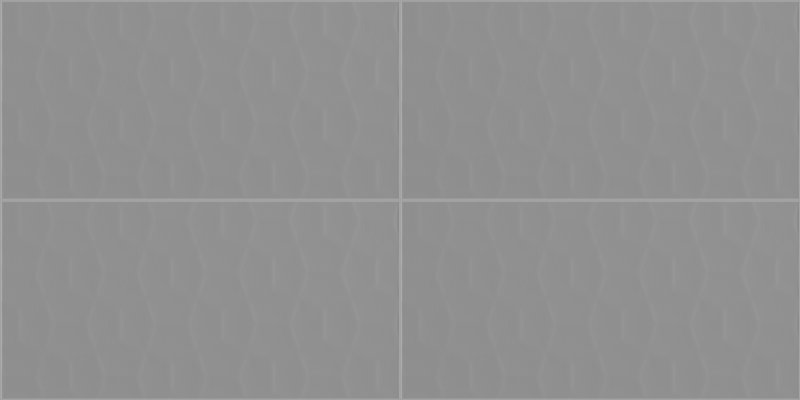
#> input picture output/model-transfer-tests/candidate-20260918-01/material/variant/Preview_2x2_ILLUSTRATIVE_NOT_A_RENDER.jpg, 1600 x 800 px (shown at 1/2 size)
$ python -i build_m01.py   (imports and definitions only)
#> lines starting #> are read from the running program, lines starting #| are printed output that depends on the picture
# -*- coding: utf-8 -*-
"""Generate the two M01 pendant-native-run .adsklib deliverables.

Both are CONTAINER-DERIVED GENERATIONS produced by adsklib_gen.py, not native
Revit Material Browser creations -- disclosed per the task brief. All
scalars other than name/description/paths/scale are taken verbatim from the
MSI Adella Viso White reference library (output/adella/...), which this
script treats as read-only.
"""
import io
import os
import sys

from PIL import Image

sys.path.insert(0, os.path.dirname(os.path.abspath(__file__)))
import adsklib_gen as G

MATERIAL_ROOT = os.path.abspath(os.path.join(os.path.dirname(__file__), '..'))


def make_thumbnail(basecolor_png_path, size=(256, 256)):
#> called with size = (256, 256)
    im = Image.open(basecolor_png_path).convert('RGB')
#> im is the input picture: PIL image 1600x800 RGB; min 122, max 175, mean 144.5
    im = im.resize(size, Image.LANCZOS)
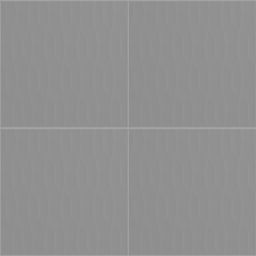
#> im: PIL image 256x256 RGB; min 140, max 163, mean 144.5
    im = im.convert('RGBA')
#> im: PIL image 256x256 RGBA
    buf = io.BytesIO()
    im.save(buf, format='PNG')
    return buf.getvalue()


def common_kwargs():
    ref = G.extract_params(G.ADELLA_PATH)
    return dict(
        manufacturer=ref['manufacturer'], model=ref['model'], url=ref['url'],
        color_rgb=(239, 240, 239), material_class='Ceramic',
        glossiness=.60, refl0=.04, refl90=1.0, transparency=0.0,
        refraction_index=1.5, bump_amount=.15,
    )


def build_baseline():
    base = os.path.join(MATERIAL_ROOT, 'baseline')
    out_path = os.path.join(base, 'MSI_Adella_Viso_White_1-16_Grout_R2025.adsklib')
    kwargs = common_kwargs()
    kwargs.update(
        material_name='MSI Adella Viso White - 12x24 Satin - Stacked',
        description=('Adella Viso White 12x24 satin ceramic wall tile; approximate indented '
                      'relief; 1/16 inch light grout'),
        diffuse_path=os.path.join(base, 'textures', 'Adella_BaseColor.png'),
        bump_path=os.path.join(base, 'textures', 'Adella_Bump.png'),
        real_world_scale_in=(24.0625, 12.0625),
        thumbnail_png_bytes=make_thumbnail(os.path.join(base, 'textures', 'Adella_BaseColor.png')),
    )
    G.build_library(out_path, **kwargs)
    return out_path


def build_variant():
    base = os.path.join(MATERIAL_ROOT, 'variant')
    out_path = os.path.join(base, 'MSI_Adella_Viso_White_1-8_Grout_R2025.adsklib')
    kwargs = common_kwargs()
    kwargs.update(
        material_name='MSI Adella Viso White - 12x24 Satin - Stacked - 1-8 Grout',
        description=('Adella Viso White 12x24 satin ceramic wall tile; approximate indented '
                      'relief; 1/8 inch light grout'),
        diffuse_path=os.path.join(base, 'textures', 'Adella_BaseColor.png'),
        bump_path=os.path.join(base, 'textures', 'Adella_Bump.png'),
        real_world_scale_in=(24.125, 12.125),
        thumbnail_png_bytes=make_thumbnail(os.path.join(base, 'textures', 'Adella_BaseColor.png')),
    )
    G.build_library(out_path, **kwargs)
    return out_path


# [5 lines not run here, left out]

>>> result = make_thumbnail('../variant/Preview_2x2_ILLUSTRATIVE_NOT_A_RENDER.jpg')
